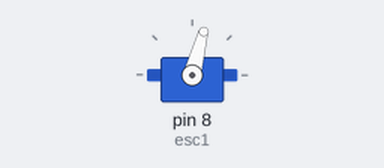
This sketch was run on a simulated Arduino Uno, built with avr-gcc and run on an emulated ATmega328P. Parts: servo. What the sketch prints to the serial monitor is not drawn.

Above: at 0.05 s.
At 6.0 s:
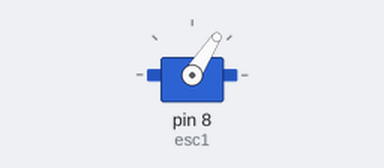
Timing chart, 0 to 7.8 s (numbered marks = the images above):
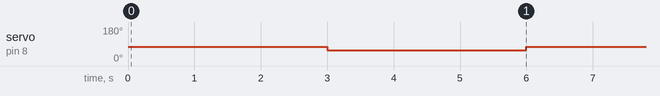

The sketch:

escTest.ino
```cpp
#include <Servo.h>

Servo esc1;
Servo esc2;
Servo esc3;

void setup() {
  esc1.attach(8);
  Serial.begin(9600);
  Serial.println("ESC attached!");
}

int power;
void loop(){
  setSpeed1(20);
  delay(3000);
  setSpeed1(0);
  delay(3000);
}

void setSpeed1(int speed){
  int angle = map(speed, 0, 100, 57, 150); //Sets servo positions to different speeds esc.write;
  esc1.write(angle);
}

void setSpeed2(int speed){
  int angle = map(speed, 0, 100, 57, 150); //Sets servo positions to different speeds esc.write;
  esc2.write(angle);
}

void setSpeed3(int speed){
  int angle = map(speed, 0, 100, 57, 150); //Sets servo positions to different speeds esc.write;
  esc3.write(angle);
}
```

Measured:
- by itself, servo on pin 8 (esc1): alternates 75° for 3.0 s and 57° for 3.0 s
